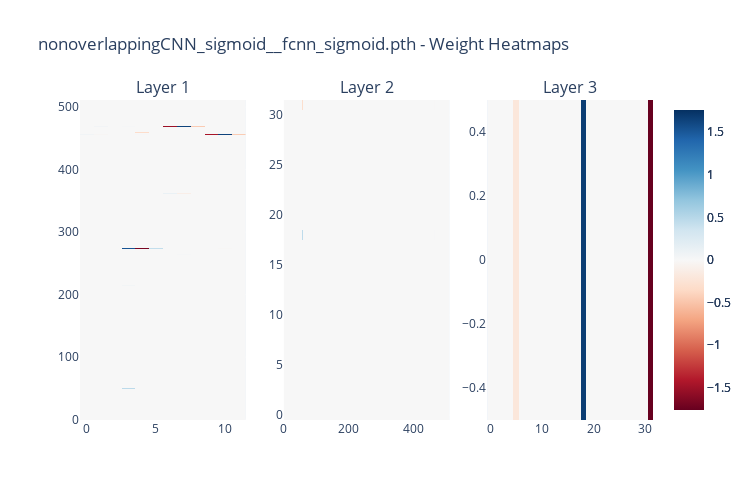
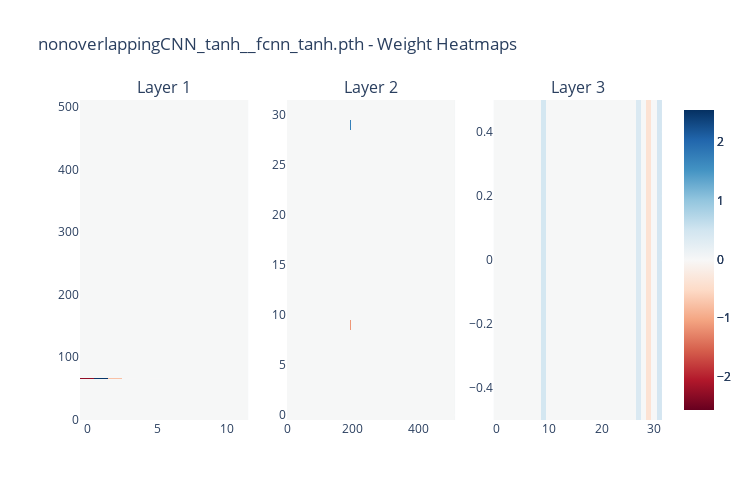
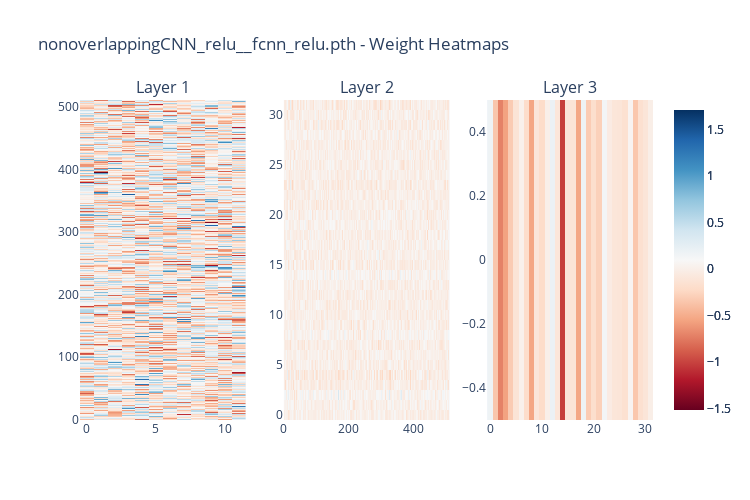

The cell these charts' notebook holds for them, in order:
### Code cell
directory = "../experiment_output/Davide_MLP/experiments_davide_lr0.01_b16_init"
create_all_heatmaps(directory)

### Figure 1 — Plotly figure (JSON) as saved in the notebook; plotly's stock layout.template omitted (floating-point values rounded to 4 significant figures; data arrays with more than 128 entries replaced by an {"elided": "..."} marker saying what was removed)
{"data": [{"colorscale": [[0, "rgb(103,0,31)"], [0.1, "rgb(178,24,43)"], [0.2, "rgb(214,96,77)"], [0.3, "rgb(244,165,130)"], [0.4, "rgb(253,219,199)"], [0.5, "rgb(247,247,247)"], [0.6, "rgb(209,229,240)"], [0.7, "rgb(146,197,222)"], [0.8, "rgb(67,147,195)"], [0.9, "rgb(33,102,172)"], [1, "rgb(5,48,97)"]], "type": "heatmap", "xaxis": "x", "yaxis": "y", "z": {"elided": "512x12 float values"}, "zmax": 1.761, "zmin": -1.761}, {"colorscale": [[0, "rgb(103,0,31)"], [0.1, "rgb(178,24,43)"], [0.2, "rgb(214,96,77)"], [0.3, "rgb(244,165,130)"], [0.4, "rgb(253,219,199)"], [0.5, "rgb(247,247,247)"], [0.6, "rgb(209,229,240)"], [0.7, "rgb(146,197,222)"], [0.8, "rgb(67,147,195)"], [0.9, "rgb(33,102,172)"], [1, "rgb(5,48,97)"]], "type": "heatmap", "xaxis": "x2", "yaxis": "y2", "z": {"elided": "32x512 float values"}, "zmax": 1.761, "zmin": -1.761}, {"colorscale": [[0, "rgb(103,0,31)"], [0.1, "rgb(178,24,43)"], [0.2, "rgb(214,96,77)"], [0.3, "rgb(244,165,130)"], [0.4, "rgb(253,219,199)"], [0.5, "rgb(247,247,247)"], [0.6, "rgb(209,229,240)"], [0.7, "rgb(146,197,222)"], [0.8, "rgb(67,147,195)"], [0.9, "rgb(33,102,172)"], [1, "rgb(5,48,97)"]], "type": "heatmap", "xaxis": "x3", "yaxis": "y3", "z": [[7.793e-06, 7.121e-06, 6.524e-06, 7.672e-06, 6.979e-06, -0.2074, 6.767e-06, 7.173e-06, 7.708e-06, 6.937e-06, 7.221e-06, 6.505e-06, 7.595e-06, 7.137e-06, 6.701e-06, 7.957e-06, 7.737e-06, 7.67e-06, 1.672, 7.199e-06, 7.84e-06, 7.883e-06, 7.322e-06, 6.96e-06, 7.327e-06, 7.05e-06, 7.355e-06, 7.754e-06, 7.947e-06, 8.277e-06, 6.536e-06, -1.761]], "zmax": 1.761, "zmin": -1.761}], "layout": {"annotations": [{"font": {"size": 16}, "showarrow": false, "text": "Layer 1", "x": 0.1444, "xanchor": "center", "xref": "paper", "y": 1, "yanchor": "bottom", "yref": "paper"}, {"font": {"size": 16}, "showarrow": false, "text": "Layer 2", "x": 0.5, "xanchor": "center", "xref": "paper", "y": 1, "yanchor": "bottom", "yref": "paper"}, {"font": {"size": 16}, "showarrow": false, "text": "Layer 3", "x": 0.8556, "xanchor": "center", "xref": "paper", "y": 1, "yanchor": "bottom", "yref": "paper"}], "height": 500, "title": {"text": "nonoverlappingCNN_sigmoid__fcnn_sigmoid.pth - Weight Heatmaps"}, "width": 750, "xaxis": {"anchor": "y", "domain": [0, 0.2889]}, "xaxis2": {"anchor": "y2", "domain": [0.3556, 0.6444]}, "xaxis3": {"anchor": "y3", "domain": [0.7111, 1]}, "yaxis": {"anchor": "x", "domain": [0, 1]}, "yaxis2": {"anchor": "x2", "domain": [0, 1]}, "yaxis3": {"anchor": "x3", "domain": [0, 1]}}}

### Figure 2 — Plotly figure (JSON) as saved in the notebook; plotly's stock layout.template omitted (floating-point values rounded to 4 significant figures; data arrays with more than 128 entries replaced by an {"elided": "..."} marker saying what was removed)
{"data": [{"colorscale": [[0, "rgb(103,0,31)"], [0.1, "rgb(178,24,43)"], [0.2, "rgb(214,96,77)"], [0.3, "rgb(244,165,130)"], [0.4, "rgb(253,219,199)"], [0.5, "rgb(247,247,247)"], [0.6, "rgb(209,229,240)"], [0.7, "rgb(146,197,222)"], [0.8, "rgb(67,147,195)"], [0.9, "rgb(33,102,172)"], [1, "rgb(5,48,97)"]], "type": "heatmap", "xaxis": "x", "yaxis": "y", "z": {"elided": "512x12 float values"}, "zmax": 2.55, "zmin": -2.569}, {"colorscale": [[0, "rgb(103,0,31)"], [0.1, "rgb(178,24,43)"], [0.2, "rgb(214,96,77)"], [0.3, "rgb(244,165,130)"], [0.4, "rgb(253,219,199)"], [0.5, "rgb(247,247,247)"], [0.6, "rgb(209,229,240)"], [0.7, "rgb(146,197,222)"], [0.8, "rgb(67,147,195)"], [0.9, "rgb(33,102,172)"], [1, "rgb(5,48,97)"]], "type": "heatmap", "xaxis": "x2", "yaxis": "y2", "z": {"elided": "32x512 float values"}, "zmax": 2.55, "zmin": -2.569}, {"colorscale": [[0, "rgb(103,0,31)"], [0.1, "rgb(178,24,43)"], [0.2, "rgb(214,96,77)"], [0.3, "rgb(244,165,130)"], [0.4, "rgb(253,219,199)"], [0.5, "rgb(247,247,247)"], [0.6, "rgb(209,229,240)"], [0.7, "rgb(146,197,222)"], [0.8, "rgb(67,147,195)"], [0.9, "rgb(33,102,172)"], [1, "rgb(5,48,97)"]], "type": "heatmap", "xaxis": "x3", "yaxis": "y3", "z": [[-1.643e-07, -2.894e-09, 1.228e-07, 4.717e-09, -1.177e-07, -4.059e-08, -9e-08, 3.129e-07, 3.575e-07, 0.4596, 1.553e-07, -6.628e-08, -7.922e-08, 3.061e-08, 1.068e-08, -1.077e-07, -1.127e-07, 2.294e-07, 2.398e-09, -1.329e-07, -3.1e-08, 5.037e-08, -1.337e-07, 5.997e-08, -1.369e-07, -1.084e-07, -1.686e-08, 0.3754, 5.267e-08, -0.398, -3.248e-08, 0.4637]], "zmax": 2.55, "zmin": -2.569}], "layout": {"annotations": [{"font": {"size": 16}, "showarrow": false, "text": "Layer 1", "x": 0.1444, "xanchor": "center", "xref": "paper", "y": 1, "yanchor": "bottom", "yref": "paper"}, {"font": {"size": 16}, "showarrow": false, "text": "Layer 2", "x": 0.5, "xanchor": "center", "xref": "paper", "y": 1, "yanchor": "bottom", "yref": "paper"}, {"font": {"size": 16}, "showarrow": false, "text": "Layer 3", "x": 0.8556, "xanchor": "center", "xref": "paper", "y": 1, "yanchor": "bottom", "yref": "paper"}], "height": 500, "title": {"text": "nonoverlappingCNN_tanh__fcnn_tanh.pth - Weight Heatmaps"}, "width": 750, "xaxis": {"anchor": "y", "domain": [0, 0.2889]}, "xaxis2": {"anchor": "y2", "domain": [0.3556, 0.6444]}, "xaxis3": {"anchor": "y3", "domain": [0.7111, 1]}, "yaxis": {"anchor": "x", "domain": [0, 1]}, "yaxis2": {"anchor": "x2", "domain": [0, 1]}, "yaxis3": {"anchor": "x3", "domain": [0, 1]}}}

### Figure 3 — Plotly figure (JSON) as saved in the notebook; plotly's stock layout.template omitted (floating-point values rounded to 4 significant figures; data arrays with more than 128 entries replaced by an {"elided": "..."} marker saying what was removed)
{"data": [{"colorscale": [[0, "rgb(103,0,31)"], [0.1, "rgb(178,24,43)"], [0.2, "rgb(214,96,77)"], [0.3, "rgb(244,165,130)"], [0.4, "rgb(253,219,199)"], [0.5, "rgb(247,247,247)"], [0.6, "rgb(209,229,240)"], [0.7, "rgb(146,197,222)"], [0.8, "rgb(67,147,195)"], [0.9, "rgb(33,102,172)"], [1, "rgb(5,48,97)"]], "type": "heatmap", "xaxis": "x", "yaxis": "y", "z": {"elided": "512x12 float values"}, "zmax": 1.713, "zmin": -1.517}, {"colorscale": [[0, "rgb(103,0,31)"], [0.1, "rgb(178,24,43)"], [0.2, "rgb(214,96,77)"], [0.3, "rgb(244,165,130)"], [0.4, "rgb(253,219,199)"], [0.5, "rgb(247,247,247)"], [0.6, "rgb(209,229,240)"], [0.7, "rgb(146,197,222)"], [0.8, "rgb(67,147,195)"], [0.9, "rgb(33,102,172)"], [1, "rgb(5,48,97)"]], "type": "heatmap", "xaxis": "x2", "yaxis": "y2", "z": {"elided": "32x512 float values"}, "zmax": 1.713, "zmin": -1.517}, {"colorscale": [[0, "rgb(103,0,31)"], [0.1, "rgb(178,24,43)"], [0.2, "rgb(214,96,77)"], [0.3, "rgb(244,165,130)"], [0.4, "rgb(253,219,199)"], [0.5, "rgb(247,247,247)"], [0.6, "rgb(209,229,240)"], [0.7, "rgb(146,197,222)"], [0.8, "rgb(67,147,195)"], [0.9, "rgb(33,102,172)"], [1, "rgb(5,48,97)"]], "type": "heatmap", "xaxis": "x3", "yaxis": "y3", "z": [[0.1739, -0.3523, -0.7101, -0.5563, -0.3187, -0.1244, 0.01586, -0.2008, -0.5401, -0.1043, -0.2049, 0.001784, 0.2016, -0.09467, -1.016, -0.09365, -0.1241, -0.536, 0.1767, -0.314, -0.182, -0.2881, 0.1288, -0.03759, -0.1038, -0.1139, -0.1548, 0.05566, -0.3461, -0.1628, -0.1112, -0.008584]], "zmax": 1.713, "zmin": -1.517}], "layout": {"annotations": [{"font": {"size": 16}, "showarrow": false, "text": "Layer 1", "x": 0.1444, "xanchor": "center", "xref": "paper", "y": 1, "yanchor": "bottom", "yref": "paper"}, {"font": {"size": 16}, "showarrow": false, "text": "Layer 2", "x": 0.5, "xanchor": "center", "xref": "paper", "y": 1, "yanchor": "bottom", "yref": "paper"}, {"font": {"size": 16}, "showarrow": false, "text": "Layer 3", "x": 0.8556, "xanchor": "center", "xref": "paper", "y": 1, "yanchor": "bottom", "yref": "paper"}], "height": 500, "title": {"text": "nonoverlappingCNN_relu__fcnn_relu.pth - Weight Heatmaps"}, "width": 750, "xaxis": {"anchor": "y", "domain": [0, 0.2889]}, "xaxis2": {"anchor": "y2", "domain": [0.3556, 0.6444]}, "xaxis3": {"anchor": "y3", "domain": [0.7111, 1]}, "yaxis": {"anchor": "x", "domain": [0, 1]}, "yaxis2": {"anchor": "x2", "domain": [0, 1]}, "yaxis3": {"anchor": "x3", "domain": [0, 1]}}}
